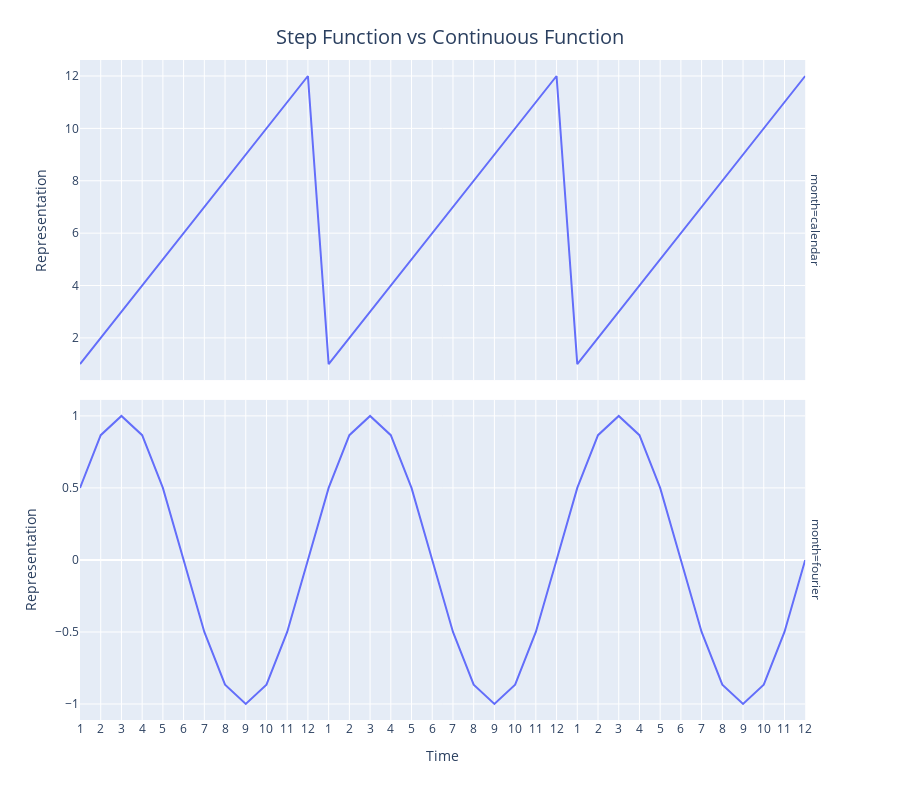

Here is the notebook cell this chart was saved with:
### Code cell
fig = px.line(plot_df, x="index", y="Representation", facet_row="month")
fig.update_layout(
    autosize=False,
    width=900,
    height=800,
    title_text="Step Function vs Continuous Function",
    title={"x": 0.5, "xanchor": "center", "yanchor": "top"},
    titlefont={"size": 20},
    legend_title=None,
    # yaxis=dict(
    #     # title_text=ylabel,
    #     # titlefont=dict(size=12),
    # ),
    xaxis=dict(
        title_text="Time",
        # titlefont=dict(size=12),
    ),
)
fig.update_yaxes(matches=None)
fig.update_xaxes(
    ticktext=np.arange(1, 13).tolist() * 3,
    tickvals=np.arange(len(plot_df)) + 1,
)
# fig.write_image(f"imgs/chapter_6/fourier.png")
fig.show()

### Figure 1 — Plotly figure (JSON) as saved in the notebook; plotly's stock layout.template omitted (floating-point values rounded to 4 significant figures)
{"data": [{"hovertemplate": "month=calendar<br>index=%{x}<br>Representation=%{y}<extra></extra>", "legendgroup": "", "line": {"color": "#636efa", "dash": "solid"}, "marker": {"symbol": "circle"}, "mode": "lines", "name": "", "orientation": "v", "showlegend": false, "type": "scatter", "x": [1, 2, 3, 4, 5, 6, 7, 8, 9, 10, 11, 12, 13, 14, 15, 16, 17, 18, 19, 20, 21, 22, 23, 24, 25, 26, 27, 28, 29, 30, 31, 32, 33, 34, 35, 36], "xaxis": "x2", "y": [1, 2, 3, 4, 5, 6, 7, 8, 9, 10, 11, 12, 1, 2, 3, 4, 5, 6, 7, 8, 9, 10, 11, 12, 1, 2, 3, 4, 5, 6, 7, 8, 9, 10, 11, 12], "yaxis": "y2"}, {"hovertemplate": "month=fourier<br>index=%{x}<br>Representation=%{y}<extra></extra>", "legendgroup": "", "line": {"color": "#636efa", "dash": "solid"}, "marker": {"symbol": "circle"}, "mode": "lines", "name": "", "orientation": "v", "showlegend": false, "type": "scatter", "x": [1, 2, 3, 4, 5, 6, 7, 8, 9, 10, 11, 12, 13, 14, 15, 16, 17, 18, 19, 20, 21, 22, 23, 24, 25, 26, 27, 28, 29, 30, 31, 32, 33, 34, 35, 36], "xaxis": "x", "y": [0.5, 0.866, 1, 0.866, 0.5, 1.225e-16, -0.5, -0.866, -1, -0.866, -0.5, -2.449e-16, 0.5, 0.866, 1, 0.866, 0.5, 1.225e-16, -0.5, -0.866, -1, -0.866, -0.5, -2.449e-16, 0.5, 0.866, 1, 0.866, 0.5, 1.225e-16, -0.5, -0.866, -1, -0.866, -0.5, -2.449e-16], "yaxis": "y"}], "layout": {"annotations": [{"font": {}, "showarrow": false, "text": "month=fourier", "textangle": 90, "x": 0.98, "xanchor": "left", "xref": "paper", "y": 0.2425, "yanchor": "middle", "yref": "paper"}, {"font": {}, "showarrow": false, "text": "month=calendar", "textangle": 90, "x": 0.98, "xanchor": "left", "xref": "paper", "y": 0.7575, "yanchor": "middle", "yref": "paper"}], "autosize": false, "height": 800, "legend": {"title": {}, "tracegroupgap": 0}, "margin": {"t": 60}, "title": {"font": {"size": 20}, "text": "Step Function vs Continuous Function", "x": 0.5, "xanchor": "center", "yanchor": "top"}, "width": 900, "xaxis": {"anchor": "y", "domain": [0, 0.98], "ticktext": [1, 2, 3, 4, 5, 6, 7, 8, 9, 10, 11, 12, 1, 2, 3, 4, 5, 6, 7, 8, 9, 10, 11, 12, 1, 2, 3, 4, 5, 6, 7, 8, 9, 10, 11, 12], "tickvals": [1, 2, 3, 4, 5, 6, 7, 8, 9, 10, 11, 12, 13, 14, 15, 16, 17, 18, 19, 20, 21, 22, 23, 24, 25, 26, 27, 28, 29, 30, 31, 32, 33, 34, 35, 36, 37, 38, 39, 40, 41, 42, 43, 44, 45, 46, 47, 48, 49, 50, 51, 52, 53, 54, 55, 56, 57, 58, 59, 60, 61, 62, 63, 64, 65, 66, 67, 68, 69, 70, 71, 72], "title": {"text": "Time"}}, "xaxis2": {"anchor": "y2", "domain": [0, 0.98], "matches": "x", "showticklabels": false, "ticktext": [1, 2, 3, 4, 5, 6, 7, 8, 9, 10, 11, 12, 1, 2, 3, 4, 5, 6, 7, 8, 9, 10, 11, 12, 1, 2, 3, 4, 5, 6, 7, 8, 9, 10, 11, 12], "tickvals": [1, 2, 3, 4, 5, 6, 7, 8, 9, 10, 11, 12, 13, 14, 15, 16, 17, 18, 19, 20, 21, 22, 23, 24, 25, 26, 27, 28, 29, 30, 31, 32, 33, 34, 35, 36, 37, 38, 39, 40, 41, 42, 43, 44, 45, 46, 47, 48, 49, 50, 51, 52, 53, 54, 55, 56, 57, 58, 59, 60, 61, 62, 63, 64, 65, 66, 67, 68, 69, 70, 71, 72]}, "yaxis": {"anchor": "x", "domain": [0, 0.485], "title": {"text": "Representation"}}, "yaxis2": {"anchor": "x2", "domain": [0.515, 1], "title": {"text": "Representation"}}}}
